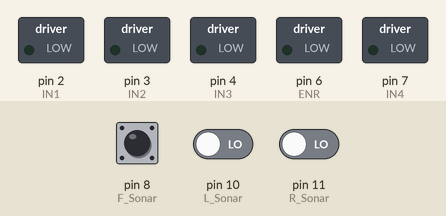
Bench run of a sketch on a simulated Arduino Uno, built with avr-gcc and run on an emulated ATmega328P. On the bench: switched loads named in the sketch (green lamp = pin HIGH). The test bench sets the inputs (shaded band); at power-on: pin 8 (F_Sonar) LOW, pin 10 (L_Sonar) LOW, pin 11 (R_Sonar) LOW. What the sketch prints to the serial monitor is not drawn.

Above: at 1.2 s.
1.3 s: pin 8 (F_Sonar) pulsed HIGH 2 times (0.12 s each, 0.3 s apart)
At 6.2 s:
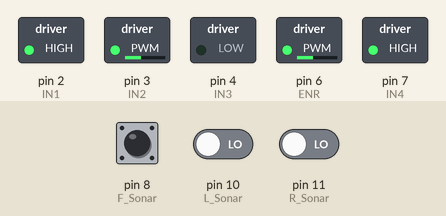
At 12.1 s:
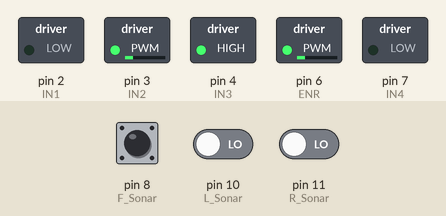
Timing chart, 0 to 19.9 s (numbered marks = the images above; inputs shaded):
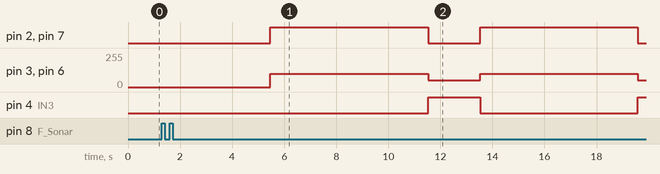

Measured:
- by itself, pin 2 (IN1), pin 7 (IN4): alternates HIGH for 6.1 s and LOW for 2.0 s
- by itself, pin 3 (IN2), pin 6 (ENR): alternates 100/255 for 6.1 s and 50/255 for 2.0 s

The sketch:

noping.ino
```cpp
#define IN1 2
#define IN2 3
#define ENL 3

#define IN3 4
#define IN4 7
#define ENR 6

#define F_Sonar 8
#define L_Sonar 10
#define R_Sonar 11

#define Obstacle 20

void setup()
{
  pinMode(IN1, OUTPUT);
  pinMode(IN2, OUTPUT);
  pinMode(ENL, OUTPUT);

  pinMode(IN3, OUTPUT);
  pinMode(IN4, OUTPUT);
  pinMode(ENR, OUTPUT);

  pinMode(F_Sonar, OUTPUT);
  pinMode(L_Sonar, OUTPUT);
  pinMode(R_Sonar, OUTPUT);

  Serial.begin(9600);
}

void motor_control(int dir_l, int speed_l, int dir_r, int speed_r)
{
  if(dir_l==1)
    {
      digitalWrite(IN1, HIGH);
      digitalWrite(IN2, LOW);
      analogWrite(ENL, speed_l);
    }
  else if(dir_l==-1)
    {
      digitalWrite(IN1, LOW);
      digitalWrite(IN2, HIGH);
      analogWrite(ENL, speed_l);
    }
  else
   {
      digitalWrite(IN1, LOW);
      digitalWrite(IN2, LOW);
      analogWrite(ENL, 0);
    }
  //-----------------------------------------//
  if(dir_r==1)
    {
      digitalWrite(IN3, LOW);
      digitalWrite(IN4, HIGH);
      analogWrite(ENR, speed_l);
    }
  else if(dir_r==-1)
    {
      digitalWrite(IN3, HIGH);
      digitalWrite(IN4, LOW);
      analogWrite(ENR, speed_l);
    }
  else
   {
      digitalWrite(IN3, LOW);
      digitalWrite(IN4, LOW);
      analogWrite(ENR, 0);
    }
}

float F_Sonar_sensor()
{
  float duration=0.0;
  float distance=0.0;

  pinMode(F_Sonar, OUTPUT);

  digitalWrite(F_Sonar, LOW);
  digitalWrite(F_Sonar, HIGH);
  delay(10);

  digitalWrite(F_Sonar, LOW);
  pinMode(F_Sonar, INPUT);
  duration=pulseIn(F_Sonar, HIGH);

 distance=((float)(340*duration)/1000)/2;

  return distance;
}

float L_Sonar_sensor()
{
  float duration=0.0;
  float distance=0.0;

  pinMode(L_Sonar, OUTPUT);

  digitalWrite(L_Sonar, LOW);
  digitalWrite(L_Sonar, HIGH);
  delay(10);

  digitalWrite(L_Sonar, LOW);
  pinMode(L_Sonar, INPUT);
  duration=pulseIn(L_Sonar, HIGH);

  distance=((float)(340*duration)/1000)/2;;

  return distance;
}

float R_Sonar_sensor()
{
  float duration=0.0;
  float distance=0.0;

  pinMode(R_Sonar, OUTPUT);

  digitalWrite(R_Sonar, LOW);
  digitalWrite(R_Sonar, HIGH);
  delay(10);

  digitalWrite(R_Sonar, LOW);
  pinMode(R_Sonar, INPUT);
  duration=pulseIn(R_Sonar, HIGH);

  distance=((float)(340*duration)/1000)/2;

  return distance;
}

void loop()
{
  float f_sonar_distance=0.0;
  float l_sonar_distance=0.0;
  float r_sonar_distance=0.0;

  l_sonar_distance=L_Sonar_sensor();
  f_sonar_distance=F_Sonar_sensor();
  r_sonar_distance=R_Sonar_sensor();

  Serial.println(L_Sonar_sensor());
  Serial.println(R_Sonar_sensor());
  Serial.println(F_Sonar_sensor());

  Serial.print(l_sonar_distance);
  Serial.print("     ");
  Serial.print(f_sonar_distance);
  Serial.print("     ");
  Serial.print(r_sonar_distance);
  Serial.print("     ");
  if((l_sonar_distance>Obstacle)&&(f_sonar_distance<=Obstacle)&&(r_sonar_distance>Obstacle))
  {
    motor_control(-1, 50, 1, 50);
    delay(1000);
    motor_control(1, 100, 1, 100);
  }
  else if((l_sonar_distance<=Obstacle)&&(f_sonar_distance<=Obstacle)&&(r_sonar_distance>Obstacle))
  {
    motor_control(1, 50, -1, 50);
    delay(1000);
    motor_control(1, 100, 1, 100);
  }
  else if((l_sonar_distance>Obstacle)&&(f_sonar_distance<=Obstacle)&&(r_sonar_distance<=Obstacle))
  {
    motor_control(-1, 50, 1, 50);
    delay(1000);
    motor_control(1, 100, 1, 100);
  }

  else if((l_sonar_distance<=Obstacle)&&(f_sonar_distance<=Obstacle)&&(r_sonar_distance<=Obstacle))
  {
    motor_control(-1, 50, -1, 50);
    delay(1000);
    motor_control(-1, 50, -1, 50);
    delay(1000);
    motor_control(1, 100, 1, 100);
  }
  else
  {
    motor_control(1, 100, 1, 100);
  }
  //motor_control(0, 50, 0, 50);
}
```
